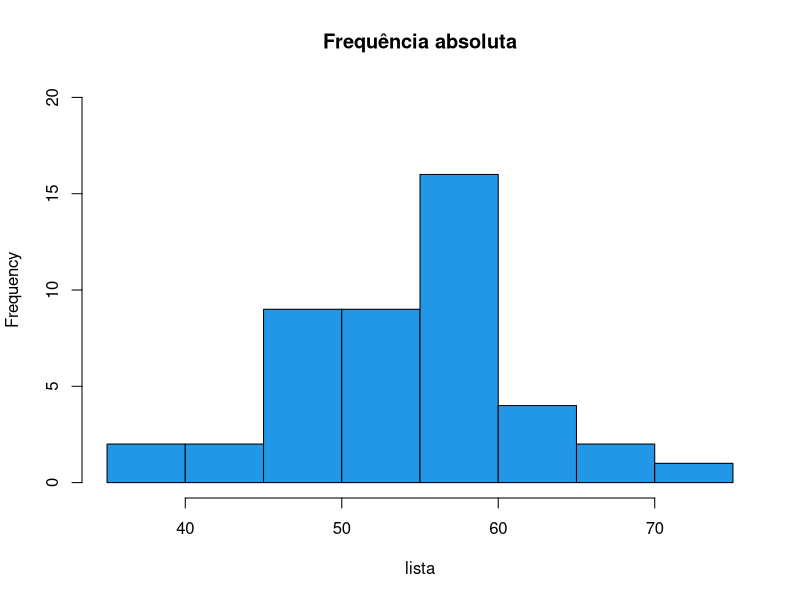
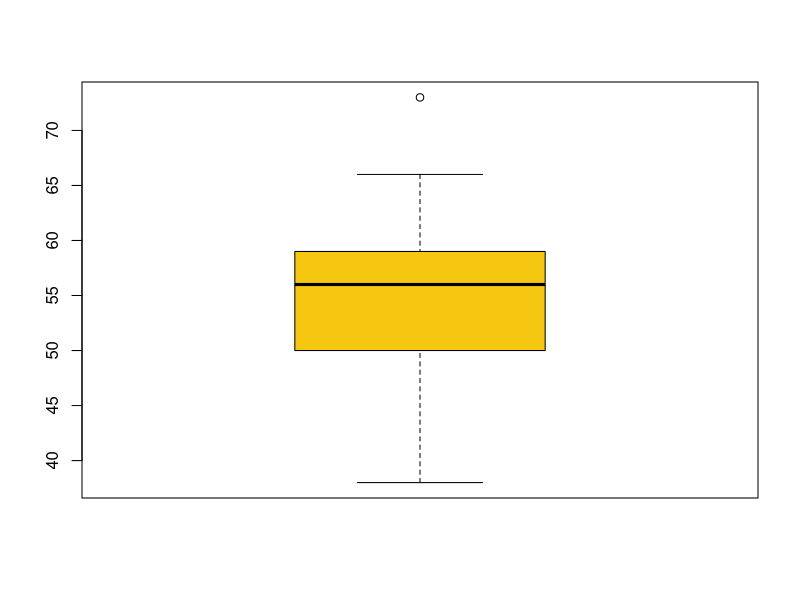

Here is the R script that generated these plots, in order:


lista <- c(48, 58, 56, 63, 52, 50, 59, 51, 59, 38, 57, 56, 73, 61, 41, 55, 49, 61, 49, 49, 52, 55, 60, 52, 54,  
           57, 47, 66, 60, 53, 59, 50, 45, 57, 64, 56, 57, 60, 47, 58, 53, 58, 66, 47, 40)


#Questão 01
coresbasicas = c(10:14)
hist(lista, main="Frequência absoluta", col = 12, ylim = c(0,20))

#Questão 02

media<- mean(lista) 
############################
moderesult <-function(y){
   y_unico <- unique(y)
   y_unico[which.max(tabulate(match(y, y_unico)))]
}

moda<- moderesult(lista)
moda
############################
mediana <- median(lista)
############################
third <- quantile(lista) #da todos os quartis
third

###########################

boxplot(lista, col = 7) #existe uma maior concentração de dados no 3 quartil 



summary(lista)
